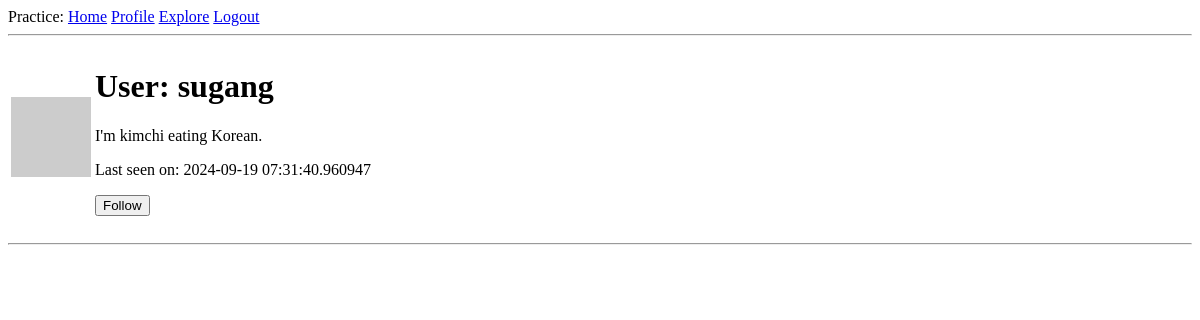
The page /user/sugang (signed in) on the database as committed earlier.
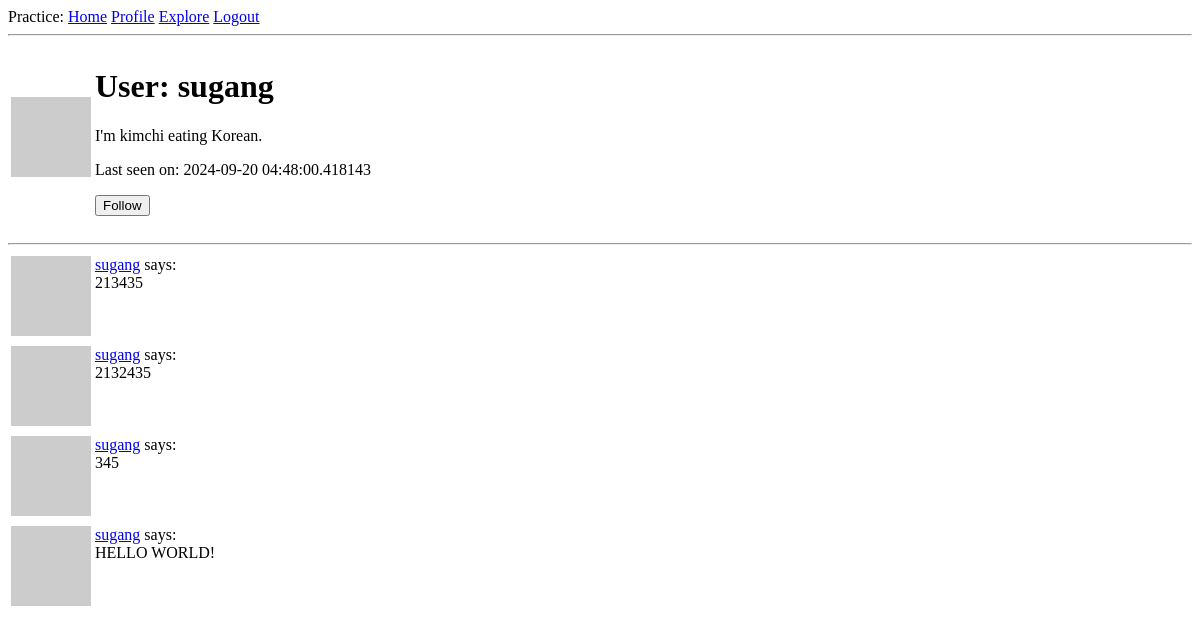
The same page on the database as committed later.
### app/models.py (models this page shows, shortened)
class User(UserMixin, db.Model):
    id: so.Mapped[int] = so.mapped_column(primary_key=True)
    username: so.Mapped[str] = so.mapped_column(sa.String(64), index=True, unique=True)
    email: so.Mapped[str] = so.mapped_column(sa.String(120), index=True, unique=True)
    password_hash: so.Mapped[Optional[str]] = so.mapped_column(sa.String(256))
    about_me: so.Mapped[Optional[str]] = so.mapped_column(sa.String(140))
    last_seen: so.Mapped[Optional[datetime]] = so.mapped_column(
        default=lambda: datetime.now(timezone.utc)
    )
    def avatar(self, size):
        digest = md5(self.email.lower().encode("utf-8")).hexdigest()
        return f"https://www.gravatar.com/avatar/{digest}?d=identicon&s={size}"
    posts: so.WriteOnlyMapped["Post"] = so.relationship(back_populates="author")
    following: so.WriteOnlyMapped["User"] = so.relationship(
        secondary=followers,
        primaryjoin=(followers.c.follower_id == id),
        secondaryjoin=(followers.c.followed_id == id),
        back_populates="followers",
    )
    followers: so.WriteOnlyMapped["User"] = so.relationship(
        secondary=followers,
        primaryjoin=(followers.c.followed_id == id),
        secondaryjoin=(followers.c.follower_id == id),
        back_populates="following",
    )
    def is_following(self, user):
        query = self.following.select().where(User.id == user.id)
        return db.session.scalar(query) is not None

class Post(db.Model):
    id: so.Mapped[int] = so.mapped_column(primary_key=True)
    body: so.Mapped[str] = so.mapped_column(sa.String(140))
    timestamp: so.Mapped[datetime] = so.mapped_column(
        index=True, default=lambda: datetime.now(timezone.utc)
    )
    user_id: so.Mapped[int] = so.mapped_column(sa.ForeignKey(User.id), index=True)
    author: so.Mapped[User] = so.relationship(back_populates="posts")

### app/routes.py (the view)
@app.route("/user/<username>")
@login_required
def user(username):
    user = db.first_or_404(sa.select(User).where(User.username == username))
    page = request.args.get("page", 1, type=int)
    query = user.posts.select().order_by(Post.timestamp.desc())
    posts = db.paginate(
        query, page=page, per_page=app.config["POSTS_PER_PAGE"], error_out=False
    )
    next_url = (
        url_for(
            "user",
            username=user.username,
            page=posts.next_num,
        )
        if posts.has_next
        else None
    )
    prev_url = (
        url_for(
            "user",
            username=user.username,
            page=posts.prev_num,
        )
        if posts.has_prev
        else None
    )
    form = EmptyForm()
    return render_template(
        "user.html",
        user=user,
        posts=posts,
        form=form,
        next_url=next_url,
        prev_url=prev_url,
    )

### app/forms.py
class EmptyForm(FlaskForm):
    submit = SubmitField("Submit")

### app/models.py (called while the page is built)
@login.user_loader
def load_user(id):
    return db.session.get(User, int(id))

### app/routes.py (called while the page is built)
@app.before_request
def before_request():
    if current_user.is_authenticated:
        current_user.last_seen = datetime.now(timezone.utc)
        db.session.commit()

### app/templates/user.html (shortened to what this page needs)
{% extends "base.html" %}
{% block content %}
    <table>
        <tr vallign="top">
            <td>
                <img alt="kimchi" src="{{ user.avatar(128) }}">
            </td>
            <td>
                <h1>User: {{ user.username }}</h1>
                {% if user.about_me %}<p>{{ user.about_me }}</p>{% endif %}
                {% if user.last_seen %}<p>Last seen on: {{ user.last_seen }}</p>{% endif %}
                {% if user == current_user %}
                    <p>
                        <a href="{{ url_for("edit_profile") }}">Edit your Profile</a>
                    </p>
                {% elif not current_user.is_following(user) %}
                    <p>
                        <form action="{{ url_for("follow", username=user.username) }}"
                              method="post">
                            {{ form.submit(value="Follow") }}
                        </form>
                    </p>
                {% endif %}
            </td>
        </tr>
    </table>
    <hr>
    {% for post in posts %}
        {% include "_post.html" %}
    {% endfor %}
{% endblock %}

### app/templates/_post.html
<table>
    <tr valign="top">
        <td>
            <img alt="kimchi" src="{{ post.author.avatar(36) }}">
        </td>
        <td>
            <a href="{{ url_for("user", username=post.author.username) }}">{{ post.author.username }}</a> says:
            <br>
            {{ post.body }}
        </td>
    </tr>
</table>

Rows that differ between the two databases and show on the page:
changed User "sugang": last_seen "2024-09-19 07:31:40.960947" → "2024-09-20 04:48:00.418143"
added Post: author.username "sugang", body "213435"
added Post: author.username "sugang", body "2132435"
added Post: author.username "sugang", body "345"
added Post: author.username "sugang", body "HELLO WORLD!"
